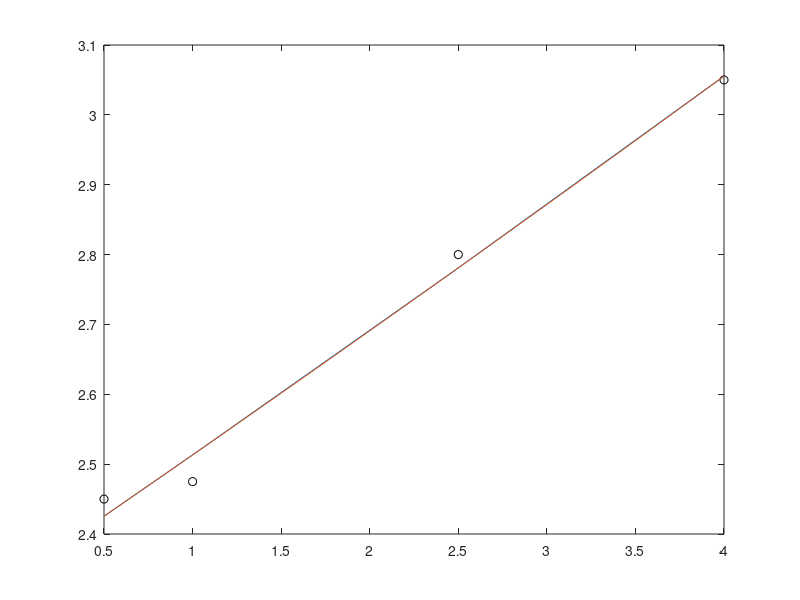

Reproduce this figure in MATLAB. (Note: this script raises an error after producing the figure.)
% clc
% 
% rng default % for reproducibility
% d = linspace(0,3);
% 
% v = [0.5,   1,     2.5,   4];
% t = [1.026-0.981, 1.032-0.981, 1.044-0.981, 1.05-0.981];
% % y = exp(-1.3*v) + 0.05*randn(size(v));
% % tau_f = 
% % 0.5*v.^2
% fun = @(c)c(1).*v.^2 + c(2)*v + c(3) - t
% size(fun)
% z0 = [0.5,0.5,0.5];
% x = lsqnonlin(fun,z0)
% % 0.2040*5
% plot(v,t,'ko'); hold on;
% % plot(0.5*v + 0.5*v.^2 + 0.5 - t)
% plot(v, x(1)*v.^2 + x(2)*v + x(3)); %hold on;
% % plot(v,v*x(1)+x(3))



%% ODrive2
m = 5; % [kg]
r_d = 20*1e-3; % drum radius [m]
g = 9.81;
t_theoretical = m*g*r_d*ones(4,1); % Theoretical torque required [Nm]



v = [0.5,    1,     2.5,   4]'; % Velocities [rev/s]
% t = [1.0345, 1.037, 1.045, 1.052]' - t_theoretical; % Measured torques [Nm]
t = [1.03, 1.0305, 1.037, 1.042]' - t_theoretical; % Measured torques [Nm]
t./t_theoretical*100
t = t/r_d; % Convert to forces
fun = @(c)c(1).*v.^2 + c(2)*v + c(3) - t;
z0 = [0.5,0.5,0.5];
x = lsqnonlin(fun,z0)

figure(1)
d = linspace(0.5,v(4));
plot(v,t,'ko'); hold on;
plot(v, x(1)*v.^2 + x(2)*v + x(3));
plot(d, x(1)*d.^2 + x(2)*d + x(3)); hold off;

v2 = [-0.5, 0, 0.5];
-(x(1)*v(1).^2 + x(2)*v(1) + x(3))

fun2 = @(b)b(1)*v2+b(2)*v2.^2+b(3)*v2.^3 - [-t(1) 0 t(1)];
z0 = [0.5;0.5;0.5];
x2 = lsqnonlin(fun2,z0, [], [], [],[],[],[], @(b)nlcon(b, x, v2))



figure(2)
tmp = linspace(-0.5, 0.5);
plot(tmp, x2(1)*tmp + x2(2)*tmp.^2 + x2(3)*tmp.^3)

vl = v(1);
% tauvn  = -(x(1)*vl^2 + x(2)*vl + vl);
tauvn  = -t(1);
dtauvn = -(2*x(1)*vl + x(2));

tauvp = -tauvn;
dtauvp = -dtauvn;

% b0 = 0;
% b1 = -(3*(tauvn - tauvp) + vl*(dtauvn + dtauvp))/(4*vl)
% b2 =  (4*(tauvn+tauvp) + vl*(dtauvn - dtauvp))/(4*vl^2)
% b3 =  (tauvn - tauvp + vl*(dtauvn + dtauvp))/(4*vl^3)
% b4 = -(2*(tauvn + tauvp) + vl*(dtauvn - dtauvp))/(4*vl^4)
b0 = 0;
b1 = x2(1)
b2 = x2(2)
b3 = x2(3)
p0v = linspace(-vl, vl);
p0 = b0 + b1*p0v.^1 + b2*p0v.^2 + b3*p0v.^3; % + b4*p0v.^4;

figure(3)
plot(p0v, p0); hold on;
plot(d, x(1)*d.^2 + x(2)*d + x(3));
plot(-d, -(x(1)*d.^2 + x(2)*d + x(3))); hold off;

function [c,ceq] = nlcon(b, c, v)
ceq = [b(1)*v(3)+b(2)*v(3).^2+b(3)*v(3).^3 - (c(1)*v(3).^2 + c(2)*v(3) + c(3));
       b(1)*v(1)+b(2)*v(1).^2+b(3)*v(1).^3 + (c(1)*v(3).^2 + c(2)*v(3) + c(3))
       b(1)+2*b(2)*v(3)+3*b(3)*v(3).^2 - (2*c(1)*v(3) + c(2));
       b(1)+2*b(2)*v(1)+3*b(3)*v(1).^2 - (2*c(1)*v(1) + c(2))];

c = [];

end